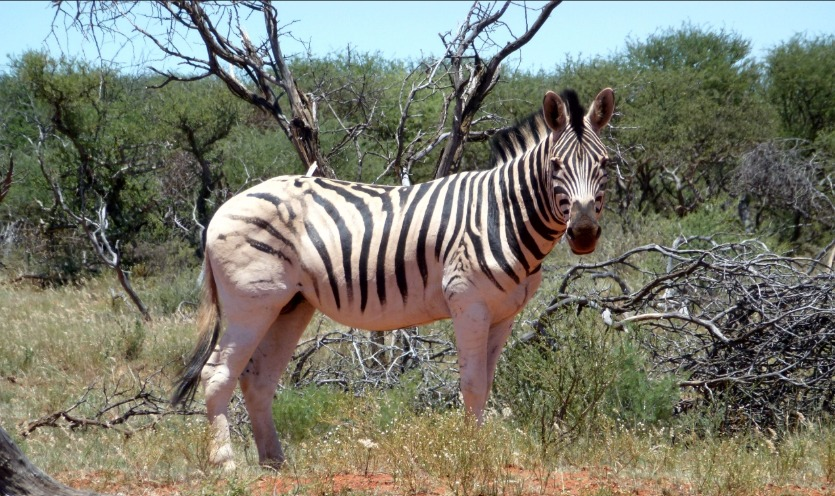
#> input picture LAB/Experiment 20/image.jpg, 835 x 496 px
$ python dilation.py
#> lines starting #> are read from the running program, lines starting #| are printed output that depends on the picture; after the words box and inside, x2 and y2 are one past the last pixel; in counts of white or black regions, pixels touching at a corner belong together
import cv2
import numpy as np

image = cv2.imread("image.jpg")
#> image is the input picture: shape (496, 835, 3); mean B, G, R 108.3, 121.8, 121.7

if image is None:
    print("ERROR: Image not found!")
else:
    gray = cv2.cvtColor(image, cv2.COLOR_BGR2GRAY)
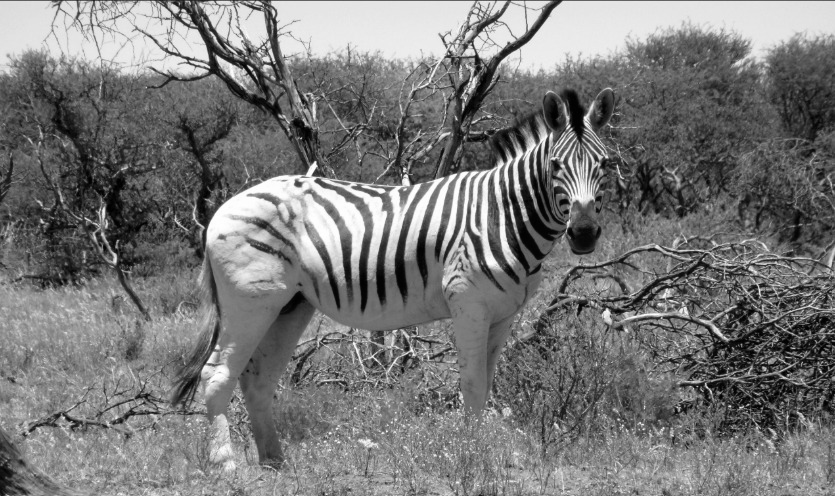
#> gray: shape (496, 835); min 0, max 255, mean 120.2
    _, binary = cv2.threshold(gray, 127, 255, cv2.THRESH_BINARY)
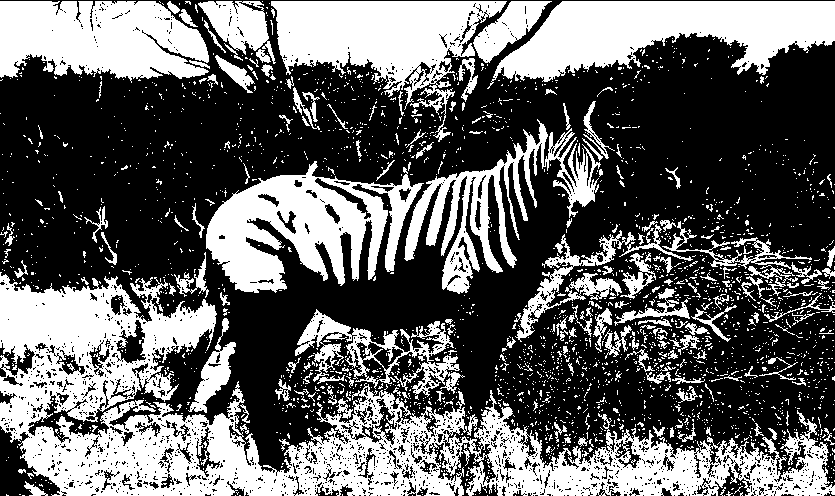
#> binary: shape (496, 835); 38.9% white; 2529 white regions (2335 under 20 px), largest, box (x1, y1, x2, y2) and area: (0, 272, 835, 496) 58889, (487, 1, 835, 89) 16603, (206, 161, 424, 293) 14411

    kernel = np.ones((5, 5), np.uint8)
    dilated = cv2.dilate(binary, kernel, iterations=1)
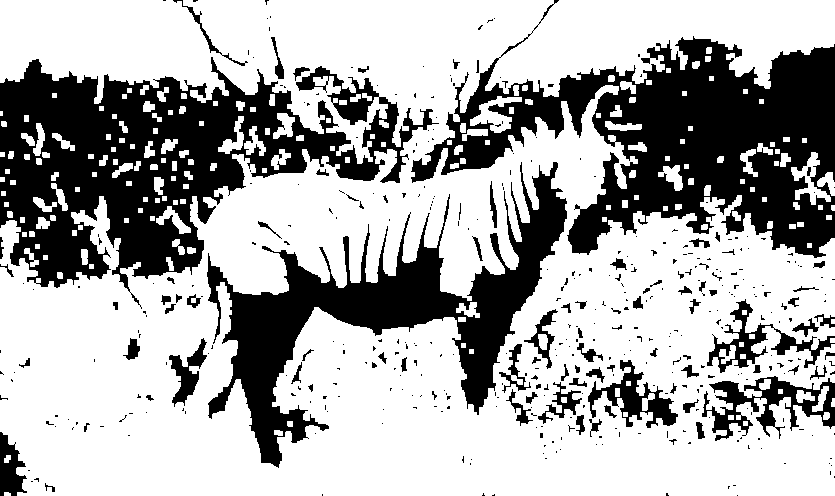
#> dilated: shape (496, 835); 67.5% white; 434 black regions (346 under 20 px), largest, box (x1, y1, x2, y2) and area: (0, 57, 439, 309) 45299, (411, 0, 835, 258) 43737, (207, 162, 567, 468) 28127

    cv2.imshow("Original Image", image)
    cv2.imshow("Dilation Image", dilated)

    cv2.imwrite("dilation_output.jpg", dilated)
    cv2.waitKey(0)
    cv2.destroyAllWindows()
